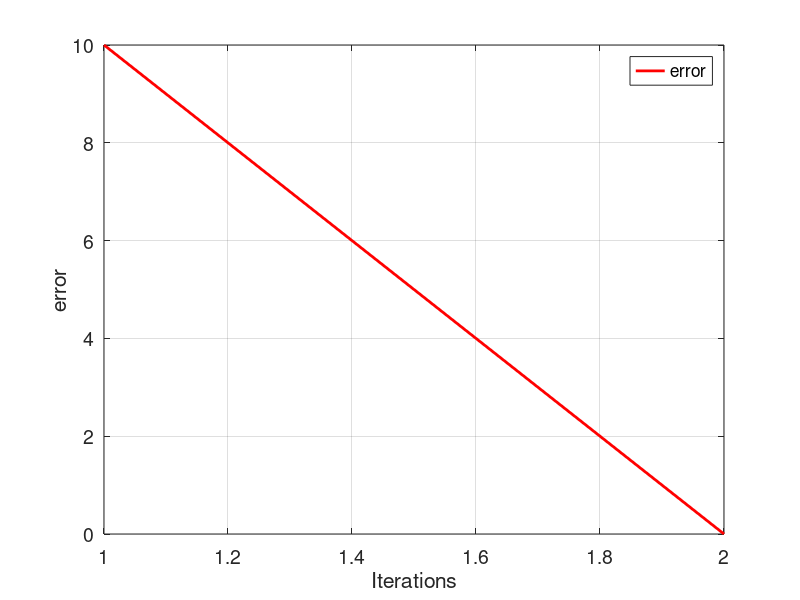

This figure's MATLAB source:
xl = 0;
xu = 2;
i = 1;
e(i) = 10;

while(e(i)> 0.01)
xr = (xl+xu)/2;

g_xl = xl^2-2;
g_xr = xr^2-2;
g_xu = xu^2-2;

if(g_xl*g_xr < 0)
    e(i+1) = abs(xr - xl);
end
    xu = xr;

if(g_xu*g_xr <0)
    xl = xr;
    e(i+1)= abs( xu -xr);
end
i = i + 1;
if(g_xu*g_xr == 0)
    xr = xr;
end
end

tamanio = size (e);
ite = 1:1:tamanio(2);

figure('DefaultAxesFontSize',14)
set(gcf,'color', 'white');
plot(ite,e,'color',[1 0 0],'LineWidth',2);
grid on
xlabel('Iterations')
ylabel('error')
legend('error')